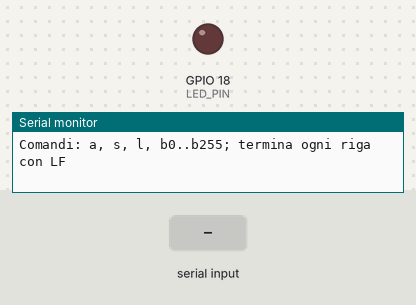
This sketch was run on a simulated ESP32. On the bench: output pins drawn as LEDs (lit = HIGH), the last lines printed to the serial monitor. Dashed ring = blinking. The test bench sets the inputs (shaded band).

Above: at 1.2 s.
1.3 s: "l\n" received over Serial
At 1.4 s:
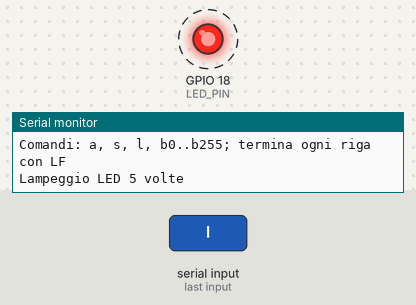
4.3 s: "b90\n" received over Serial
At 5.3 s:
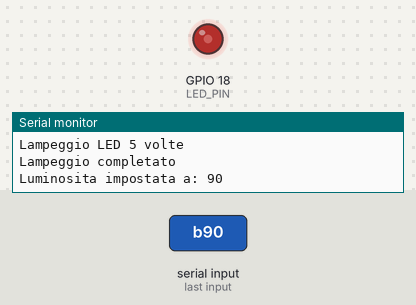
5.8 s: "a\n" received over Serial
At 6.4 s:
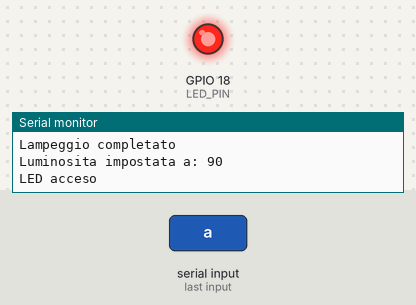
7.3 s: "s\n" received over Serial
At 8.7 s:
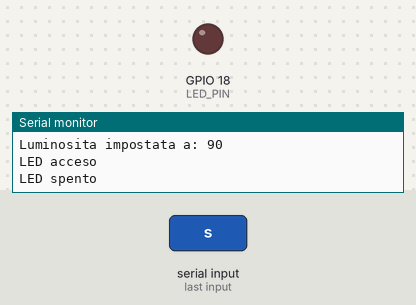
Timing chart, 0 to 9.8 s (numbered marks = the images above; inputs shaded):
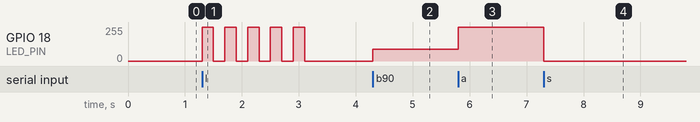

Measured:
- after the input at 1.3 s, GPIO 18 (LED_PIN): alternates 255/255 for 0.20 s and 0/255 for 0.20 s, 10 changes in all, then stays 0/255, starting at once
- after the input at 4.3 s, GPIO 18 (LED_PIN): 0/255 → 90/255 at once
- after the input at 5.8 s, GPIO 18 (LED_PIN): 90/255 → 255/255 at once
- after the input at 7.3 s, GPIO 18 (LED_PIN): 255/255 → 0/255 at once

The sketch:

LED_10_led_seriale.ino
```cpp
// (licence header left out)
#include <Arduino.h>

/*
 * LED_10_led_seriale.ino
 *
 * Questo sketch dimostra come controllare un LED tramite comandi inviati
 * attraverso la comunicazione seriale. L'utente può inviare comandi per
 * accendere, spegnere o far lampeggiare il LED.
 *
 * Circuito:
 * - LED collegato al GPIO 18 e GND attraverso una resistenza da 220 ohm
 *
 * Comandi seriali:
 * - 'a': accende il LED
 * - 's': spegne il LED
 * - 'l': fa lampeggiare il LED 5 volte
 * - 'b' seguito da un numero (0-255): imposta la luminosità del LED
 *
 * Creato il: 2023
 */

/*
 * Controllo LED da seriale: a, s, l, b0..b255, una richiesta per riga.
 * LED esterno GPIO18 con 220 ohm; seriale 115200 baud.
 * Il lampeggio di cinque cicli resta intenzionalmente bloccante.
 */
const int LED_PIN = 18;
char line[6];  // Fino a b255 + CR, piu' terminatore.
int length = 0;
bool overflow = false;
int brightness = 0;

void applyBrightness(int value) {
  brightness = constrain(value, 0, 255);
  analogWrite(LED_PIN, brightness);
}

void executeCommand() {
  if (length == 1 && line[0] == 'a') {
    applyBrightness(255);
    Serial.println("LED acceso");
  } else if (length == 1 && line[0] == 's') {
    applyBrightness(0);
    Serial.println("LED spento");
  } else if (length == 1 && line[0] == 'l') {
    const int saved = brightness;
    Serial.println("Lampeggio LED 5 volte");
    for (int i = 0; i < 5; i++) {
      analogWrite(LED_PIN, 255); delay(200);
      analogWrite(LED_PIN, 0); delay(200);
    }
    applyBrightness(saved);
    Serial.println("Lampeggio completato");
  } else if (length >= 2 && length <= 4 && line[0] == 'b') {
    int value = 0;
    for (int i = 1; i < length; i++) {
      if (line[i] < '0' || line[i] > '9') { Serial.println("ERR COMMAND"); return; }
      value = value * 10 + line[i] - '0';
    }
    applyBrightness(value);  // Massimo tre cifre, poi limita a 255.
    Serial.print("Luminosita impostata a: "); Serial.println(brightness);
  } else Serial.println("ERR COMMAND");
}

void setup() {
  Serial.begin(115200);
  pinMode(LED_PIN, OUTPUT);
  analogWriteResolution(LED_PIN, 8);
  analogWriteFrequency(LED_PIN, 5000);
  applyBrightness(0);
  Serial.println("Comandi: a, s, l, b0..b255; termina ogni riga con LF");
}

void loop() {
  int budget = 32;
  while (budget-- > 0 && Serial.available() > 0) {
    const char value = char(Serial.read());
    if (value == '\n') {
      if (overflow) Serial.println("ERR LENGTH");
      else {
        if (length > 0 && line[length - 1] == '\r') length--;
        line[length] = '\0';
        if (length > 0) executeCommand();
      }
      length = 0;
      overflow = false;
    } else if (!overflow) {
      if (length < 5) line[length++] = value;
      else overflow = true;  // Scarta fino a LF, senza eseguire un suffisso.
    }
  }
  delay(1);
}
```
